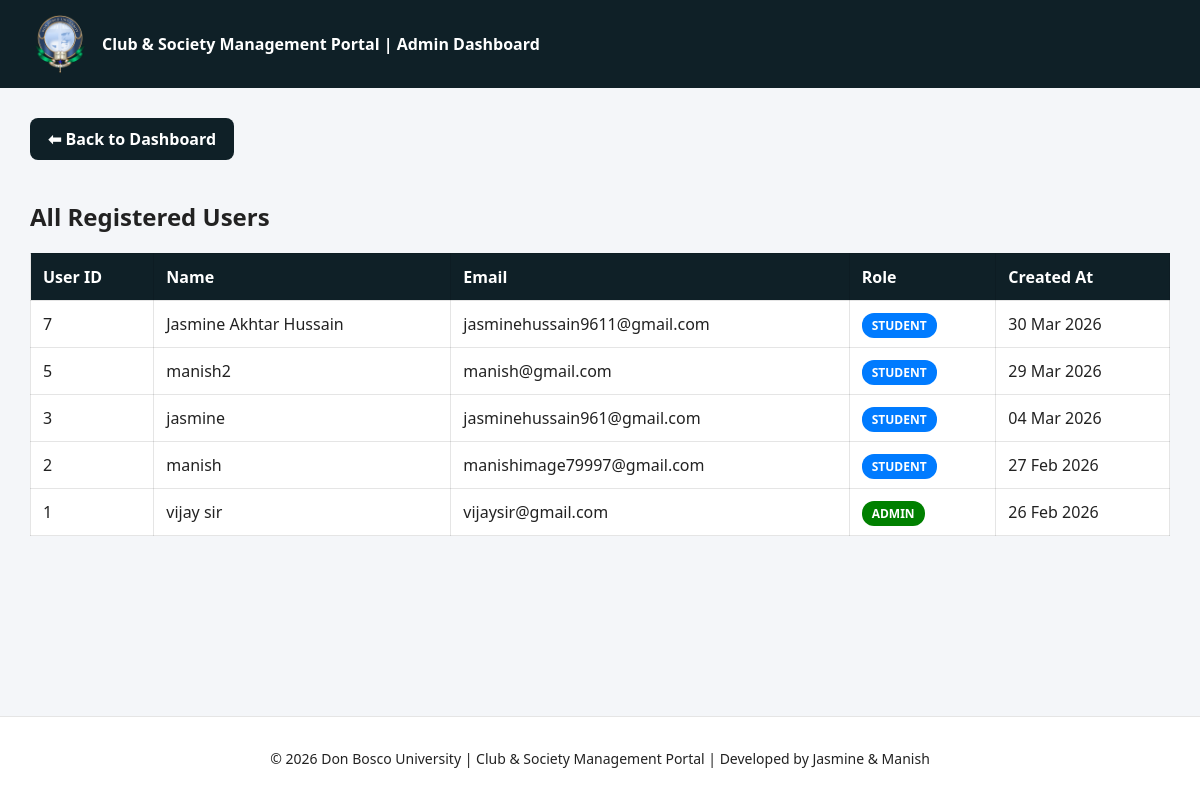
Screenshot of /ita_presentation/view_users.php (signed in) with the database file from the repository.
### tables this page shows
CREATE TABLE `users` (
  `user_id` int(11) NOT NULL AUTO_INCREMENT,
  `full_name` varchar(100) NOT NULL,
  `email` varchar(100) NOT NULL,
  `phone_number` varchar(15) NOT NULL,
  `password_hash` varchar(255) NOT NULL,
  `role` enum('ADMIN','STUDENT') NOT NULL,
  `created_at` timestamp NOT NULL DEFAULT current_timestamp(),
  PRIMARY KEY (`user_id`),
  UNIQUE KEY `email` (`email`),
  UNIQUE KEY `phone_number` (`phone_number`)
);

### ita_presentation/view_users.php (the view, shortened to what this page needs)
<?php
$host = "localhost";
$dbname = "club_portal";
$user = "root";
$pass = "";
try {
    $pdo = new PDO("mysql:host=$host;dbname=$dbname;charset=utf8", $user, $pass);
    $pdo->setAttribute(PDO::ATTR_ERRMODE, PDO::ERRMODE_EXCEPTION);
    $stmt = $pdo->query("
        SELECT user_id, full_name, email, role, created_at
        FROM users
        ORDER BY created_at DESC
    ");
    $users = $stmt->fetchAll();
} catch (PDOException $e) {
    die("Database error: " . $e->getMessage());
}
?>
<!DOCTYPE html>
<html>
<head>
<link rel="stylesheet" href="theme.css">
</head>
<body>
<div class="header">
<div class="header-left">
<img src="adbu_app_logo_512x512.png" class="logo">
<div class="portal-title">
Club & Society Management Portal | Admin Dashboard
</div>
</div>
</div>
<div class="page-container">
<a href="admin_dashboard.php" class="back-btn">⬅ Back to Dashboard</a>
<h2>All Registered Users</h2>
<div class="table-wrapper">
<table>
<tr>
<th>User ID</th>
<th>Name</th>
<th>Email</th>
<th>Role</th>
<th>Created At</th>
</tr>
<?php foreach($users as $user): ?>
<tr>
<td><?php echo $user['user_id']; ?></td>
<td><?php echo htmlspecialchars($user['full_name']); ?></td>
<td><?php echo htmlspecialchars($user['email']); ?></td>
<td>
<span class="role <?php echo strtolower($user['role']); ?>">
<?php echo htmlspecialchars($user['role']); ?>
</span>
</td>
<td><?php echo date("d M Y", strtotime($user['created_at'])); ?></td>
</tr>
<?php endforeach; ?>
</table>
</div>
</div>
<footer class="footer">
<p>© <?php echo date("Y"); ?> Don Bosco University | Club & Society Management Portal | Developed by Jasmine & Manish</p>
</footer>
</body>
</html>

### ita_presentation/theme.css (style rules this page uses)
:root { --bg-color: #f4f6f9; --card-color: #ffffff; --text-color: #222222; --header-color: #0f2027; --border-color: #dddddd; }
body { background: var(--bg-color); color: var(--text-color); }
table, th, td { border-color: var(--border-color); }
.header { display:flex; align-items:center; justify-content:flex-start; gap:12px; padding:14px 30px; background:var(--header-color); color:white; }
.header-left { display:flex; align-items:center; gap:10px; }
.logo { width:40px; height:40px; border-radius:50%; object-fit:contain; }
.portal-title { font-size:16px; font-weight:600; }
.footer { text-align:center; padding:15px; margin-top:40px; font-size:14px; background:var(--card-color); color:var(--text-color); border-top:1px solid rgba(0,0,0,0.1); }

### ita_presentation/view_users.php (style rules this page uses)
body { font-family:Segoe UI; background: var(--bg-color); color: var(--text-color); margin:0; min-height:100vh; display:flex; flex-direction:column; }
.page-container { flex:1; padding:30px; }
.header { display:flex; align-items:center; gap:12px; padding:14px 30px; background:var(--header-color); color:white; }
.header-left { display:flex; align-items:center; gap:12px; }
.logo { width:60px; height:60px; border-radius:50%; object-fit:cover; }
.portal-title { font-size:16px; font-weight:600; }
.back-btn { display:inline-block; margin-bottom:20px; padding:10px 18px; background: var(--header-color); color:white; text-decoration:none; border-radius:8px; font-weight:600; transition:0.3s; }
.table-wrapper { overflow-x:auto; margin-top:20px; }
table { width:100%; border-collapse:collapse; background: var(--card-color); color: var(--text-color); }
th, td { padding:12px; border:1px solid rgba(0,0,0,0.1); text-align:left; }
th { background: var(--header-color); color:white; }
.footer { text-align:center; padding:18px; font-size:14px; background:var(--card-color); color:var(--text-color); border-top:1px solid rgba(0,0,0,0.1); }
.admin { color:green; font-weight:bold; }
.student { color:#007bff; font-weight:bold; }
.role { padding:4px 10px; border-radius:12px; font-size:12px; color:white; }
.role.admin { background:green; }
.role.student { background:#007bff; }

### rows the page displays
users: user_id "7", full_name "Jasmine Akhtar Hussain", email "jasminehussain9611@gmail.com", role "STUDENT", created_at "30 Mar 2026"
users: user_id "5", full_name "manish2", email "manish@gmail.com", role "STUDENT", created_at "29 Mar 2026"
users: user_id "3", full_name "jasmine", email "jasminehussain961@gmail.com", role "STUDENT", created_at "04 Mar 2026"
users: user_id "2", full_name "manish", email "manishimage79997@gmail.com", role "STUDENT", created_at "27 Feb 2026"
users: user_id "1", full_name "vijay sir", email "vijaysir@gmail.com", role "ADMIN", created_at "26 Feb 2026"
